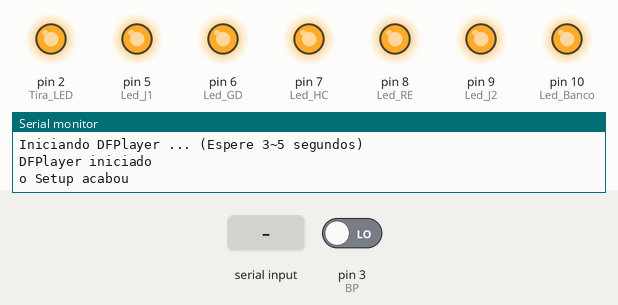
This sketch was run on a simulated Arduino Uno, built with avr-gcc and run on an emulated ATmega328P. Shown: output pins drawn as LEDs (lit = HIGH), the last lines printed to the serial monitor. The inputs (shaded band) are chosen by the test bench; at power-on: pin 3 (BP) LOW. The audio player accepts every command and is not drawn.

Above: at 1.7 s.
1.8 s: "INI_OK\n" received over Serial
At 2.6 s:
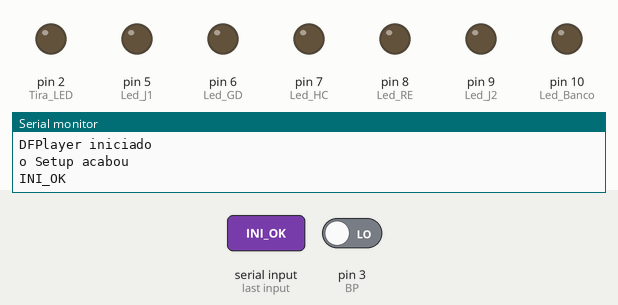
4.8 s: pin 3 (BP) driven HIGH
At 5.5 s:
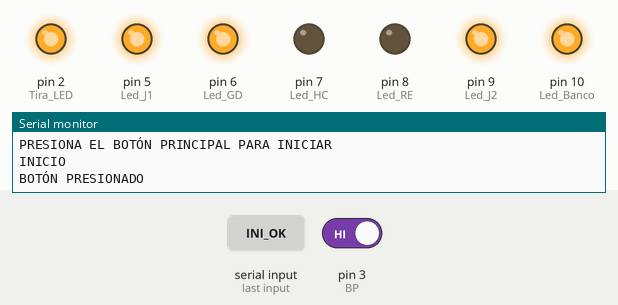
Timing chart, 0 to 7.8 s (numbered marks = the images above; inputs shaded):
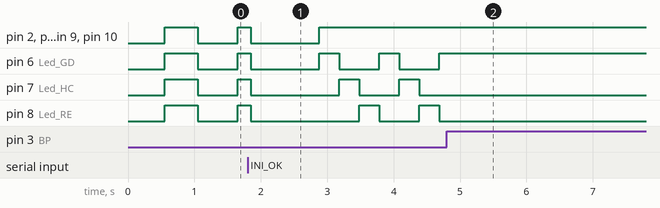

The sketch:

Prueba_Rasp_ON.ino
```cpp
#include <SoftwareSerial.h>
#include <DFRobotDFPlayerMini.h>

#define DFRx 11
#define DFTx 12
#define volumeMP3 30
#define DEBUG

// Botón principal y sensor del banco
#define BP 3
#define SB 4

SoftwareSerial playerMP3Serial(DFRx, DFTx);
DFRobotDFPlayerMini playerMP3;

#include "protothreads.h"
pt ptBlink;
pt ptWaitBP;

// Botones de selección
int BS1=A0,BS2= A1,BS3=A2,BS4=A3;

// Leds de jugadores
int Led_J1=5,Led_J2=9;
// Leds de categorías
int Led_GD=6,Led_HC=7,Led_RE=8;
// Tira LED
int Tira_LED=2,Led_Banco=10;

// variable for reading the pushbutton status
int BPstate = 1;
int RaspState = 0;

void blink_luces(struct pt *pt)
{
  PT_BEGIN(pt);

  do
  {
    digitalWrite(Led_J1,HIGH);
    digitalWrite(Led_J2,HIGH);
    digitalWrite(Led_GD,HIGH);
    digitalWrite(Led_HC,HIGH);
    digitalWrite(Led_RE,HIGH);
    digitalWrite(Led_Banco,HIGH);
    digitalWrite(Tira_LED,HIGH);

    PT_SLEEP(pt, 500);

    digitalWrite(Led_J1,LOW);
    digitalWrite(Led_J2,LOW);
    digitalWrite(Led_GD,LOW);
    digitalWrite(Led_HC,LOW);
    digitalWrite(Led_RE,LOW);
    digitalWrite(Led_Banco,LOW);
    digitalWrite(Tira_LED,LOW);

    PT_SLEEP(pt, 500);

  } while(true);
    PT_END(pt);
}

void rutina_wait_BP(struct pt *pt)
{
  PT_BEGIN(pt);

  do
  {
    digitalWrite(Led_GD,HIGH);
    digitalWrite(Led_HC,LOW);
    digitalWrite(Led_RE,LOW);
    PT_SLEEP(pt, 300);
    digitalWrite(Led_GD,LOW);
    digitalWrite(Led_HC,HIGH);
    digitalWrite(Led_RE,LOW);
    PT_SLEEP(pt, 300);
    digitalWrite(Led_GD,LOW);
    digitalWrite(Led_HC,LOW);
    digitalWrite(Led_RE,HIGH);
    PT_SLEEP(pt, 300);

  } while(true);
    PT_END(pt);
}

void setup()
{
  Serial.begin(9600);
  Serial.println("BIENVENIDOS A FUNNY MONEY");

  playerMP3Serial.begin(9600);

  Serial.println();
  Serial.println(F("Iniciando DFPlayer ... (Espere 3~5 segundos)"));
  if (!playerMP3.begin(playerMP3Serial))
  {
    Serial.println(F("Falha:"));
    Serial.println(F("1.conexões!"));
    Serial.println(F("2.cheque o cartão SD!"));
    while(true){delay(0);}
  }

  Serial.println(F("DFPlayer iniciado"));
  playerMP3.volume(volumeMP3);

  #ifdef DEBUG
    Serial.println("o Setup acabou");
  #endif

  pinMode(BP,INPUT);
  pinMode(SB,INPUT);
  pinMode(BS1,INPUT);
  pinMode(BS2,INPUT);
  pinMode(BS3,INPUT);
  pinMode(BS4,INPUT);

  pinMode(Led_J1, OUTPUT);
  pinMode(Led_J2, OUTPUT);
  pinMode(Led_GD, OUTPUT);
  pinMode(Led_HC, OUTPUT);
  pinMode(Led_RE, OUTPUT);
  pinMode(Led_Banco, OUTPUT);
  pinMode(Tira_LED, OUTPUT);

  PT_INIT(&ptBlink);
  PT_INIT(&ptWaitBP);

  playerMP3.playFolder(1, 1);
}

void loop()
{

  if(RaspState==0){blink_luces(&ptBlink);}

  if(Serial.available()>0)
  {
    String dato = Serial.readStringUntil('\n');
    Serial.println(dato);
    //--------------------------------------------
    //Dato de entrada cuando la raspberry enciende
    //--------------------------------------------
    if(dato == "INI_OK")
    {
      digitalWrite(Led_J1,LOW);
      digitalWrite(Led_J2,LOW);
      digitalWrite(Led_GD,LOW);
      digitalWrite(Led_HC,LOW);
      digitalWrite(Led_RE,LOW);
      digitalWrite(Led_Banco,LOW);
      digitalWrite(Tira_LED,LOW);

      playerMP3.playFolder(1, 2);
      delay(1000);

      digitalWrite(Led_J1,HIGH);
      digitalWrite(Led_J2,HIGH);
      digitalWrite(Led_GD,HIGH);
      digitalWrite(Led_HC,HIGH);
      digitalWrite(Led_RE,HIGH);
      digitalWrite(Led_Banco,HIGH);
      digitalWrite(Tira_LED,HIGH);

      Serial.println("PRESIONA EL BOTÓN PRINCIPAL PARA INICIAR");
      Serial.println("INICIO");
      RaspState=1;
    }

    while(RaspState==1 && BPstate==1)
    {
      if (digitalRead(BP) == HIGH)
      {
        Serial.println("BOTÓN PRESIONADO");
        delay(300);
        BPstate=0;
      }else{
          rutina_wait_BP(&ptWaitBP);
      }
    }
  }
  delay(100);
}
```

Measured:
- after the input at 4.8 s, pin 6 (Led_GD): stops changing and stays HIGH; pin 7 (Led_HC), pin 8 (Led_RE): stops changing and stays LOW
- by itself, pin 6 (Led_GD): repeats every 0.90 s: HIGH 0.30 s, LOW 0.60 s
